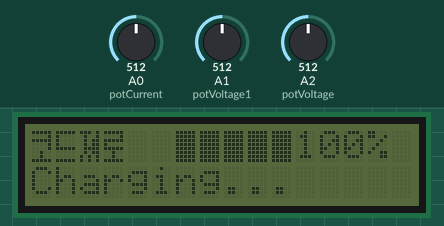
Simulated run of this sketch. Board: Arduino Uno, built with avr-gcc and run on an emulated ATmega328P. Parts: 16×2 character LCD. Inputs (shaded band) come from the test bench; at power-on: A0 (potCurrent) = 512, A2 (potVoltage) = 512, A1 (potVoltage1) = 512. What the sketch prints to the serial monitor is not drawn.

Above: at 1.3 s.
1.4 s: A0 (potCurrent) set to 492
At 2.8 s:
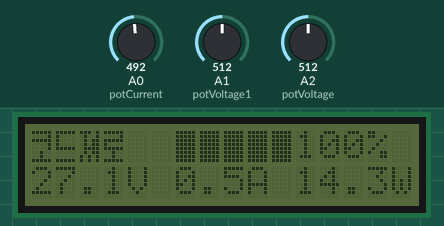
6.2 s: A2 (potVoltage) set to 268
At 6.7 s:
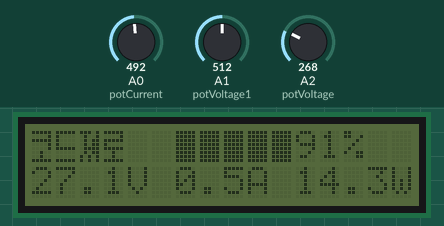
9.2 s: A2 (potVoltage) set to 243
At 10.4 s:
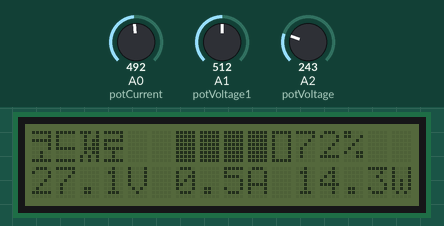
14.3 s: A0 (potCurrent) set to 511
At 16.4 s:
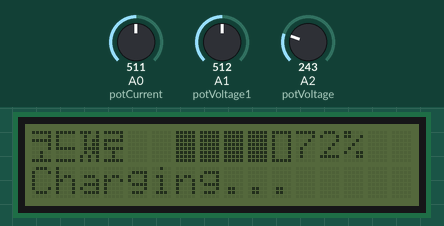
19.4 s: A1 (potVoltage1) set to 184
21.5 s: A1 (potVoltage1) set to 159
At 22.6 s:
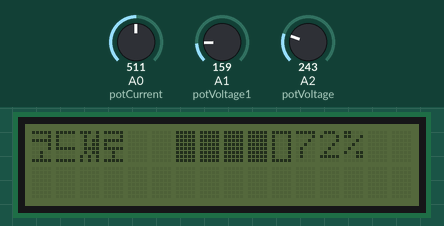
Timing chart, 0 to 24.5 s (numbered marks = the images above; inputs shaded):
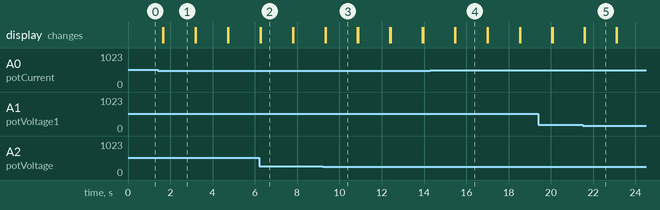

The sketch:

Wireless_Last_Code_change.ino
```cpp
#include <LiquidCrystal_I2C.h>
LiquidCrystal_I2C lcd(0x27,16,2);

const int potCurrent=A0; //아날로그 청소기 인풋 전류 입력
const int potVoltage1=A1;  //아날로그 청소기 인풋 전압 입력
const int potVoltage=A2; //아날로그 배터리 전압 입력
int readVoltage1=0; //아날로그 값 저장 변수
int readVoltage=0; //아날로그 값 저장 변수
int readCurrent=0; //아날로그 값 저장 변수

double mVperAmp=0.185;
double Voltage=0; //계산된 전압 값
double Voltage1=0; //계산된 전압 값
double Current=0; //계산된 전류 값
double Power=0; //계산된 전력 값
double Level=0; //계산된 배터리 잔량 퍼센트 값
double r1=1002.0; //배터리 전압 디바이드 쓰기위한 작은 저항값
double r2=9990.0; //배터리 전압 디바이드 쓰기위한 큰 저항값
double r3=1013.0; //인풋 전압 디바이드 쓰기 위한 작은 저항값
double r4=9970.0; //인풋 전압 디바이드 쓰기 위한 큰 저항값

byte block[8] = { //빈 사각형
  B11111, B10001, B10001, B10001,
  B10001, B10001, B10001, B11111
};
byte block1[8] = { //꽉찬 사각형
  B11111, B11111, B11111, B11111,
  B11111, B11111, B11111, B11111
};

byte code2[8] = { //코
  B11111, B00001, B11111, B00001,
  B00001, B00100, B00100, B11111
};
byte code3[8] = { // 드
  B11111, B10000, B10000, B10000,
  B11111, B00000, B00000, B11111
};
byte code4[8] = { // 제
  B11101, B01001, B01011, B01011,
  B01111, B01011, B10101, B10101
};
byte code5[8] = { // 로
  B11111, B00001, B11111, B10000,
  B11111, B00100, B00100, B11111
};

void setup()
{
  lcd.init(); //초기화
  lcd.createChar(1, block1);
  lcd.createChar(0, block);
  lcd.createChar(2, code2);
  lcd.createChar(3, code3);
  lcd.createChar(4, code4);
  lcd.createChar(5, code5);
  pinMode(potVoltage,INPUT); // 배터리 입력전압
  pinMode(potCurrent,INPUT); // 입력 전류
  pinMode(potVoltage1,INPUT); // 입력 전압
  Serial.begin(9600); // opens serial port, sets data rate to 9600 bps

 }
void loop()
{
  readVoltage=analogRead(potVoltage); // 배터리 전압
  readCurrent=analogRead(potCurrent); // 청소기 인풋 전류
  readVoltage1=analogRead(potVoltage1); // 청소기 인풋 전압
  Voltage=((1+r2/r1)*5/1024*readVoltage); // 배터리 전압
  Voltage1=((1+r4/r3)*5/1024*readVoltage1); // 청소기 인풋 전압
  Current=((512-readCurrent)*5/1024.0/mVperAmp); // 청소기 인풋 전류
  Power=(Voltage1*Current); // 인풋 전압 곱 인풋 전류 = 전력
  Level=(Voltage - 8.0)/(15 - 8.0)*100; // 배터리 잔량의 퍼센트 값

  lcd.setCursor(11,0);
  if (0<=Level&&Level<=100){
     lcd.print(Level,0);
  }
  if (0>Level){
    lcd.print("0");
  }
  if (Level>100.0){
    lcd.print("100");
  }
  lcd.print("%");
  lcd.setCursor(0,0);
  lcd.print(char(2));
  lcd.print(char(3));
  lcd.print(char(4));
  lcd.print(char(5));
  Serial.print(Voltage,3); // 배터리 전압
  Serial.print("V");
  Serial.print("\t");
  Serial.print(Voltage1,3); // 인풋 전압
  Serial.print("V1");
  Serial.print("\t");
  Serial.print(Current,3); // 인풋 전류
  Serial.print("A");
  Serial.print("\t");
  Serial.print(Power,3); // 전력
  Serial.println("W");

   if(Current > 0.2 ){
    lcd.setCursor(0,1);
    lcd.print(Voltage1,1);
    lcd.print("V");
    lcd.setCursor(6,1);
    lcd.print(Current,1);
    lcd.print("A");
    lcd.setCursor(11,1);
    lcd.print(Power,1);
    lcd.print("W");
   }
  else if (Voltage1 > 9 ){
    lcd.setCursor(0,1);
    lcd.print("Charging...");
   }

  if(Level<20.0){ //한칸 충전
    lcd.setCursor(5,0);
    lcd.print(char(1));
    lcd.print(char(0));
    lcd.print(char(0));
    lcd.print(char(0));
    lcd.print(char(0));
  }

  else if(20.0<=Level&&Level<40.0){ //두칸 충전
    lcd.setCursor(5,0);
    lcd.print(char(1));
    lcd.print(char(1));
    lcd.print(char(0));
    lcd.print(char(0));
    lcd.print(char(0));
  }

  else if(40.0<=Level&&Level<60.0){ //세칸 충전
    lcd.setCursor(6,0);
    lcd.print(char(1));
    lcd.print(char(1));
    lcd.print(char(1));
    lcd.print(char(0));
    lcd.print(char(0));
  }

  else if(60.0<=Level&&Level<80.0){ //네칸 충전
    lcd.setCursor(6,0);
    lcd.print(char(1));
    lcd.print(char(1));
    lcd.print(char(1));
    lcd.print(char(1));
    lcd.print(char(0));
  }

  else { //다섯칸 충전
    lcd.setCursor(6,0);
    lcd.print(char(1));
    lcd.print(char(1));
    lcd.print(char(1));
    lcd.print(char(1));
    lcd.print(char(1));
  }

    delay(1500); // 1.5초 딜레이
    lcd.clear();
}
```

Measured:
- the behaviour switches between 505 and 504 on A0 (potCurrent) (found by bisection; images 0 and 1)
- the behaviour switches between 254 and 253 on A2 (potVoltage) (found by bisection; images 2 and 3)
- the behaviour switches between 171 and 170 on A1 (potVoltage1) (found by bisection; images 4 and 5)
- after the input at 1.4 s, the display: first differs from a run without the input after 0.27 s (image 1)
- after the input at 6.2 s, the display: first differs from a run without the input after 0.08 s (image 2)
- after the input at 9.2 s, the display: first differs from a run without the input after 0.15 s (image 3)
- after the input at 14.3 s, the display: first differs from a run without the input after 1.2 s (image 4)
- after the input at 21.5 s, the display: first differs from a run without the input after 0.10 s (image 5)
